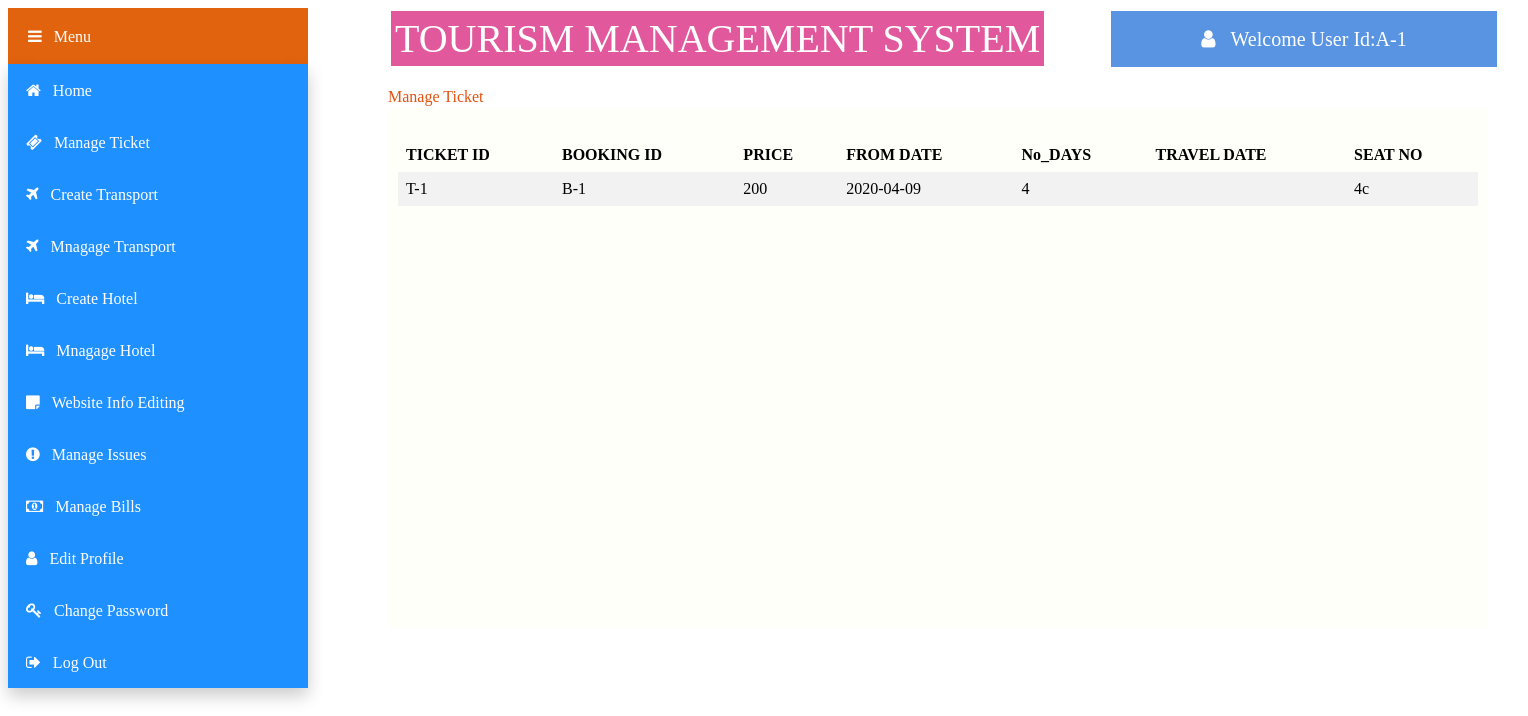
Before: /views/Manager/manageticket.php (signed in) with the older database file.
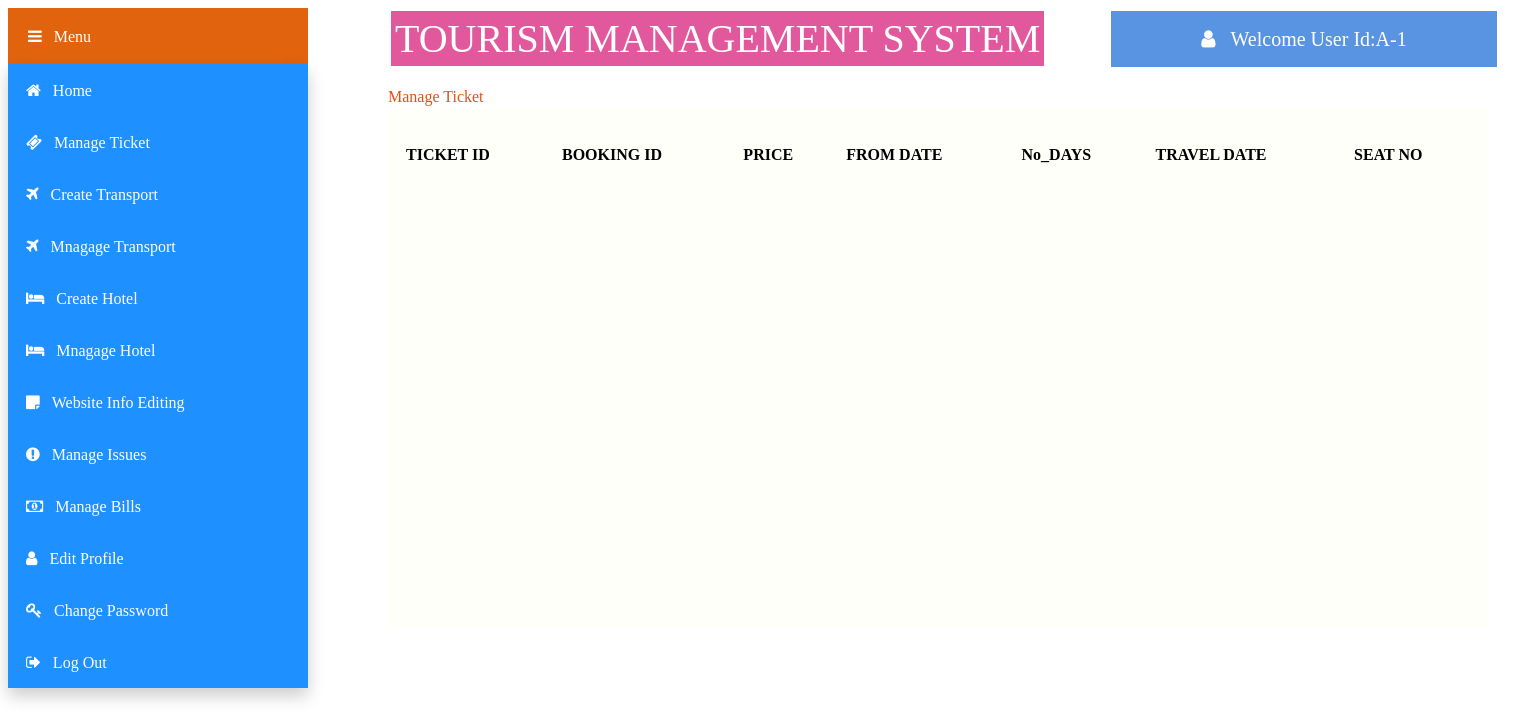
After: the same page with the newer database file.
### tables this page shows
CREATE TABLE `ticket` (
  `t_id` varchar(50) NOT NULL,
  `status` varchar(50) NOT NULL,
  `b_id` varchar(50) NOT NULL,
  `price` varchar(50) NOT NULL,
  `from_date` date DEFAULT NULL,
  `no_days` varchar(50) DEFAULT NULL,
  `travel_date` date DEFAULT NULL,
  `seat_no` varchar(50) DEFAULT NULL
);

### models/database.php (called while the page is built, shortened)
<?php
	 $serverName="localhost";
	 $userName="root";
	 $password="";
	 $dbName="tms";
	function get($query)
	{
        $data=array();
		global $serverName,$userName,$password,$dbName;
		$conn = mysqli_connect( $serverName, $userName, $password, $dbName);
        $result=mysqli_query($conn,$query);
        if(mysqli_num_rows($result) > 0)
        {
            while($row = mysqli_fetch_assoc($result))
            {
                $entity=array();
                foreach($row as $k=>$v)
                {
                    $entity[$k] = $row[$k];
                }
                $data[] = $entity;
            }
        }
		return $data;
	}
?>

### controllers/ticketController.php (called while the page is built, shortened)
<?php
    require_once '../../models/database.php';
    function getAllTicket()
	{
		$query ="SELECT * FROM ticket WHERE status='active'";
		$tcs = get($query);
		return $tcs;
    }
?>

### views/Manager/manageticket.php (the view, shortened to what this page needs)
<?php
include '../../controllers/ticketController.php';
$tcs=getAllTicket();
?>
<html>
    <head>
        <link rel="stylesheet" href="https://cdnjs.cloudflare.com/ajax/libs/font-awesome/4.7.0/css/font-awesome.min.css">
        <link rel="stylesheet" type="text/css" href="css/manageticket.css">
    </head>
    <body>
        <div class="title" >TOURISM MANAGEMENT SYSTEM
        </div>
        <div class="dropdown">
            <button class="dropbtn"><i class="fa fa-bars">&nbsp;&nbsp;&nbsp;Menu</i></button>
                <div class="dropdown-content">
                    <button class="btn" onClick="location.href='home.php'" value='home'><i class="fa fa-home">&nbsp;&nbsp;&nbsp;Home</i></button><br>
                    <button class="btn" onClick="location.href='manageticket.php'" value='manageticket'><i class="fa fa-ticket">&nbsp;&nbsp;&nbsp;Manage Ticket</i></button><br>
                    <button class="btn" onClick="location.href='createtransport.php'" value='createtransport'><i class="fa fa-plane">&nbsp;&nbsp;&nbsp;Create Transport</i></button><br>
                    <button class="btn" onClick="location.href='managetransport.php'" value='managetransport'><i class="fa fa-plane">&nbsp;&nbsp;&nbsp;Mnagage Transport</i></button><br>
                    <button class="btn" onClick="location.href='createhotel.php'" value='createhotel'><i class="fa fa-bed">&nbsp;&nbsp;&nbsp;Create Hotel</i></button><br>
                    <button class="btn" onClick="location.href='managehotel.php'" value='managehotel'><i class="fa fa-bed">&nbsp;&nbsp;&nbsp;Mnagage Hotel</i></button><br>
                    <button class="btn" onClick="location.href='webinfoediting.php'" value='webinfoediting' ><i class="fa fa-sticky-note">&nbsp;&nbsp;&nbsp;Website Info Editing</i></button><br>
                    <button class="btn" onClick="location.href='manageissue.php'" value='manageissue'><i class="fa fa-exclamation-circle">&nbsp;&nbsp;&nbsp;Manage Issues</i></button><br>
                    <button class="btn" onClick="location.href='managebill.php'" value='managebill'><i class="fa fa-money">&nbsp;&nbsp;&nbsp;Manage Bills</i></button><br>
                    <button class="btn" onClick="location.href='editprofile.php'" value='editprofile'><i class="fa fa-user">&nbsp;&nbsp;&nbsp;Edit Profile</i></button><br>
                    <button class="btn" onClick="location.href='changepassword.php'" value='changepassword'><i class="fa fa-key">&nbsp;&nbsp;&nbsp;Change Password</i></button><br>
                    <button class="btn"  onClick=" location.href='../logout.php'"><i class="fa fa-sign-out">&nbsp;&nbsp;&nbsp;Log Out</i></button><br>
                </div>
        </div>
        <div class="welcome" ><i class="fa fa-user">&nbsp;&nbsp;&nbsp;<?php echo "Welcome User Id:".$_SESSION["loggedinuser"];?></i>
        </div>
        <div class="text" >Manage Ticket
        </div>
        <div class="panel">
        <div id="table-wrapper">
        <div id="table-scroll">
            <table>
                <tr>
                    <th>TICKET ID</th>
                    <th>BOOKING ID</th>
                    <th>PRICE</th>
                    <th>FROM DATE</th>
                    <th>No_DAYS</th>
                    <th>TRAVEL DATE</th>
                    <th>SEAT NO</th>
                </tr>
                <?php
				        foreach($tcs as $tc)
				        {
                            echo "<tr>";
                                echo "<td>".$tc["t_id"]."</td>";
                                echo "<td>".$tc["b_id"]."</td>";
                                echo "<td>".$tc["price"]."</td>";
                                echo "<td>".$tc["from_date"]."</td>";
                                echo "<td>".$tc["no_days"]."</td>";
                                echo "<td>".$tc["travel_date"]."</td>";
                                echo "<td>".$tc["seat_no"]."</td>";
                            echo "</tr>";
				        }
                    ?>
        </table>
    </div>
    </div>
    </div>
    </body>
</html>

Changed rows visible on the page:
removed ticket: t_id "T-1", b "B-1", price "200", from_date "2020-04-09", no_days "4", seat_no "4c"
